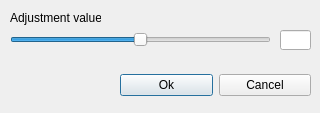
<?xml version="1.0" encoding="UTF-8"?>
<ui version="4.0">
 <class>ContrastWindow</class>
 <widget class="QDialog" name="ContrastWindow">
  <property name="geometry">
   <rect>
    <x>0</x>
    <y>0</y>
    <width>320</width>
    <height>113</height>
   </rect>
  </property>
  <property name="windowTitle">
   <string>Contrast Adjustment Window</string>
  </property>
  <widget class="QLabel" name="label">
   <property name="geometry">
    <rect>
     <x>10</x>
     <y>10</y>
     <width>91</width>
     <height>16</height>
    </rect>
   </property>
   <property name="text">
    <string>Adjustment value:</string>
   </property>
  </widget>
  <widget class="QSlider" name="horizontalSlider">
   <property name="geometry">
    <rect>
     <x>10</x>
     <y>30</y>
     <width>261</width>
     <height>19</height>
    </rect>
   </property>
   <property name="minimum">
    <number>-100</number>
   </property>
   <property name="maximum">
    <number>100</number>
   </property>
   <property name="orientation">
    <enum>Qt::Horizontal</enum>
   </property>
  </widget>
  <widget class="QLineEdit" name="lineEdit">
   <property name="geometry">
    <rect>
     <x>280</x>
     <y>30</y>
     <width>31</width>
     <height>20</height>
    </rect>
   </property>
  </widget>
  <widget class="QWidget" name="horizontalLayoutWidget">
   <property name="geometry">
    <rect>
     <x>120</x>
     <y>70</y>
     <width>191</width>
     <height>31</height>
    </rect>
   </property>
   <layout class="QHBoxLayout" name="horizontalLayout">
    <item>
     <widget class="QPushButton" name="okButton">
      <property name="text">
       <string>Ok</string>
      </property>
     </widget>
    </item>
    <item>
     <widget class="QPushButton" name="cancelButton">
      <property name="text">
       <string>Cancel</string>
      </property>
     </widget>
    </item>
   </layout>
  </widget>
 </widget>
 <resources/>
 <connections/>
</ui>
